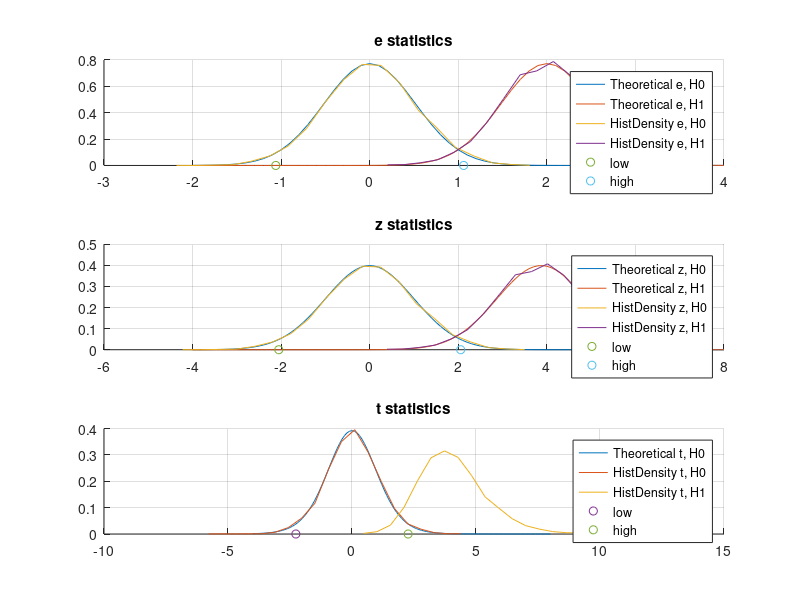
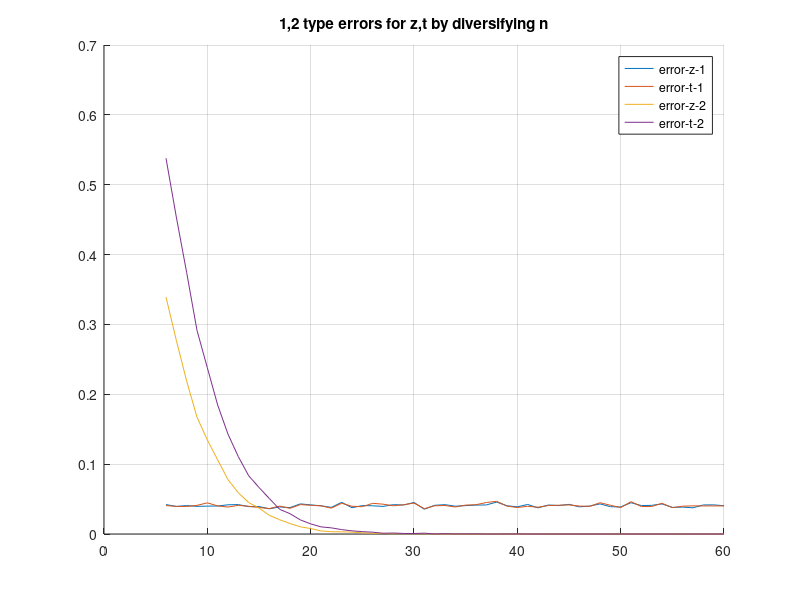
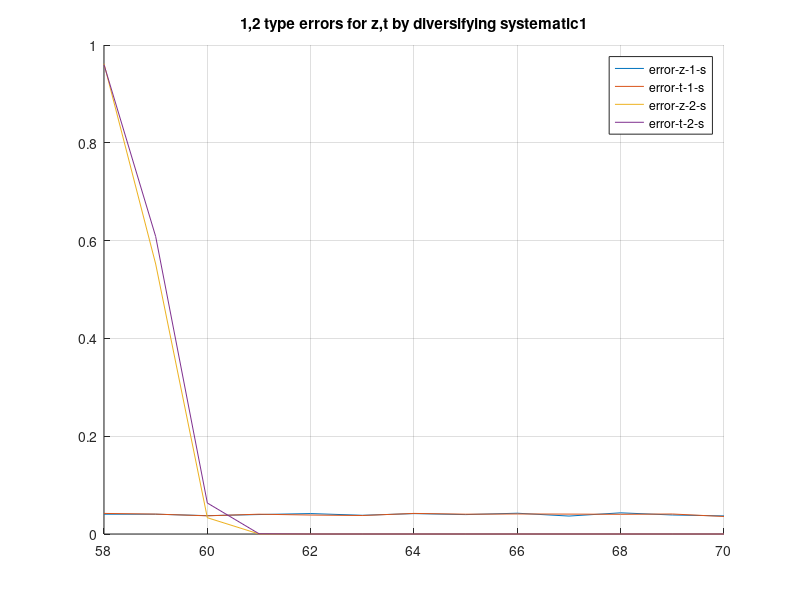

Recreate these plots in MATLAB, in order.
function prac8()
close all;
clear;
clc;

n = 15;
N = 10000;
systematic1 = 60;
systematic2 = 58;
dispersion1 = 4;
dispersion2 = 0;
[P1, P2] = generate_sensor_data(n, N, systematic1, dispersion1, systematic2, dispersion2); %hypothesis1
[P1_0, P2_0] = generate_sensor_data(n, N, 0, dispersion1, 0, dispersion2); %hypothesis0

%part_3
%e statistics
t_x = -2:0.1:4;
SKO_1 = sqrt((dispersion1 + dispersion2)/n);
e_H0 = e_statistic(P1_0, P2_0);
e_H1 = e_statistic(P1, P2);
g1 = normpdf(t_x, 0, SKO_1); %theoretical H0; E and D: (0) (D1+D2)/n
g2 = normpdf(t_x, 2, SKO_1); %theoretical H1; E and D:(systematic1-systematic2) (D1+D2)/n
[y1, x1] = hist_density(e_H0,20); %hist_density H0
[y2, x2] = hist_density(e_H1,20); %hist_density H1
[h_e_H0, border_low, border_high] = test_equal_means_e(e_H0, dispersion1, dispersion2, n, 0.02); %border
figure(1);
subplot(3,1,1);
title('e statistics');
hold on;
grid on;
plot(t_x, g1, t_x, g2, x1, y1, x2, y2);
plot(border_low, 0,'o');
plot(border_high, 0, 'o');
legend('Theoretical e, H0','Theoretical e, H1','HistDensity e, H0','HistDensity e, H1','low','high');
hold off;

%z statistics
t_x = -4:0.1:8;
z_H0 = z_statistic(P1_0, P2_0, dispersion1, dispersion2);
z_H1 = z_statistic(P1, P2, dispersion1, dispersion2);
g3 = normpdf(t_x, 0, 1); %theoretical H0; E and D: 0 1
E_z = (systematic1-systematic2)/sqrt((dispersion1 + dispersion2)/n);
g4 = normpdf(t_x, E_z, 1); %theoretical H1; E and D: (systematic1-systematic2)/sqrt((D1+D2)/n) 1
[y3, x3] = hist_density(z_H0,20); %hist_density H0
[y4, x4] = hist_density(z_H1,20); %hist_density H1
[h_z_H0, border_low, border_high] = test_equal_means_z(z_H0, 0.02); %border
figure(1);
subplot(3,1,2);
title('z statistics');
hold on;
grid on;
plot(t_x, g3, t_x, g4, x3, y3, x4, y4);
plot(border_low, 0,'o');
plot(border_high, 0, 'o');
legend('Theoretical z, H0','Theoretical z, H1','HistDensity z, H0','HistDensity z, H1','low','high');
hold off;

%t statistics
t_x = -4:0.1:8;
t_H0 = t_statistic(P1_0, P2_0);
t_H1 = t_statistic(P1, P2);
g5 = tpdf(t_x, n-1);
[y5, x5] = hist_density(t_H0,20); %hist_density H0
[y6, x6] = hist_density(t_H1,20); %hist_density H1
[h_t_H0, border_low, border_high] = test_equal_means_t(t_H0, n, 0.02); %border
figure(1);
subplot(3,1,3);
title('t statistics');
hold on;
grid on;
plot(t_x, g5, x5, y5, x6, y6);
plot(border_low, 0,'o');
plot(border_high, 0, 'o');
legend('Theoretical t, H0','HistDensity t, H0','HistDensity t, H1','low','high');
hold off;

%part_4
%n = 15;
%fot type I errors = a errors = false positives
error_e_1 = 1 - h_e_H0
error_z_1 = 1 - h_z_H0
%for type II errors = b errors = false negatives
[h_e_H1, border_low_e_H1, border_high_e_H1] = test_equal_means_e(e_H1, dispersion1, dispersion2, n, 0.02);
[h_z_H1, border_low_z_H1, border_high_z_H1] = test_equal_means_z(z_H1, 0.02);
error_e_2 = h_e_H1
error_z_2 = h_z_H1

%n*2 = 30;
n2 = 30;
%fot type I errors
[P1_n2, P2_n2] = generate_sensor_data(n2, N, systematic1, dispersion1, systematic2, dispersion2); %hypothesis1_n2
[P1_0_n2, P2_0_n2] = generate_sensor_data(n2, N, 0, dispersion1, 0, dispersion2); %hypothesis0_n2
e_H0_n2 = e_statistic(P1_0_n2, P2_0_n2);
e_H1_n2 = e_statistic(P1_n2, P2_n2);
z_H0_n2 = z_statistic(P1_0_n2, P2_0_n2, dispersion1, dispersion2);
z_H1_n2 = z_statistic(P1_n2, P2_n2, dispersion1, dispersion2);

[h_e_H0_n2, border_low_e_H0_n2, border_high_e_H0_n2] = test_equal_means_e(e_H0_n2, dispersion1, dispersion2, n2, 0.02);
[h_z_H0_n2, border_low_z_H0_n2, border_high_z_H0_n2] = test_equal_means_z(z_H0_n2, 0.02);
[h_e_H1_n2, border_low_e_H1_n2, border_high_e_H1_n2] = test_equal_means_e(e_H1_n2, dispersion1, dispersion2, n2, 0.02);
[h_z_H1_n2, border_low_z_H1_n2, border_high_z_H1_n2] = test_equal_means_z(z_H1_n2, 0.02);

error_e_1_n2 = 1 - h_e_H0_n2
error_z_1_n2 = 1 - h_z_H0_n2
%for type II errors
error_e_2_n2 = h_e_H1_n2
error_z_2_n2 = h_z_H1_n2

%part_5
part5();

end

function [P1, P2] = generate_sensor_data(n, N, systematic1, dispersion1, systematic2, dispersion2)

t = linspace(0, 240, n)';
P_Factual_t = 3 + 100 * (1 - (exp(1).^((-1) * t./50)));
P_Factual_t = repmat(P_Factual_t,1,N);
E1 = 0;
E2 = 0;
random1 = randn(n, N) * sqrt(dispersion1) + E1;
random2 = randn(n, N) * sqrt(dispersion2) + E2;
P1 = P_Factual_t + systematic1 + random1;
P2 = P_Factual_t + systematic2 + random2;

end

function e = e_statistic(P1, P2)
e1 = P1 - P2;
e = mean(e1);
end

function z = z_statistic(P1, P2, dispersion1, dispersion2)
e = e_statistic(P1, P2);
n = size(P1,1);
z = e./(sqrt((dispersion1 + dispersion2)/n));
end

function [h, border_low, border_high] = test_equal_means_e(e, dispersion1, dispersion2, n, alpha)
SKO = sqrt((dispersion1 + dispersion2)/n);
border = norminv([alpha, 1-alpha], 0, SKO);
border_low = border(1);
border_high = border(2);
f = find(e > border_low &  e < border_high);
l1 = length(f);
l2 = length(e);
h = l1/l2; %probability to exceed the threshold value
end

function [h, border_low, border_high] = test_equal_means_z(z, alpha)
border = norminv([alpha, 1-alpha], 0, 1);
border_low = border(1);
border_high = border(2);
f = find(z > border_low &  z < border_high);
l1 = length(f);
l2 = length(z);
h = l1/l2;
end

function t = t_statistic(P1, P2)
e1 = P1 - P2;
e = mean(e1);
Se = std(e1,0);
n = size(P2,1);
t = e./(sqrt((Se.^2)/n));
end

function [h, border_low, border_high] = test_equal_means_t(t, n, alpha)
border = tinv([alpha, 1-alpha], n-1);
border_low = border(1);
border_high = border(2);
f = find(t > border_low &  t < border_high);
l1 = length(f);
l2 = length(t);
h = l1/l2;
end


function varargout = hist_density(x, bin_count)
n1 = length(x); min_x = min(x); max_x = max(x);
dx = (max_x - min_x) / bin_count;
[counts, centers] = hist(x, bin_count);
density = (counts/n1)/dx;
if (nargout == 0)
    plot(centers, density);
else if (nargout == 2)
        varargout{1} = density;
        varargout{2} = centers;
    end
end
end

function part5()
%for n diversification
N = 10000;
systematic0 = 0;
systematic1 = 60;
systematic2 = 58;
dispersion1 = 4;
dispersion2 = 0;
alpha = 0.02;

for n = 6:60
    [P1_0, P2_0] = generate_sensor_data(n, N, systematic0, dispersion1, systematic0, dispersion2);
    [P1, P2] = generate_sensor_data(n, N, systematic1, dispersion1, systematic2, dispersion2);
    z_H0 = z_statistic(P1_0, P2_0, dispersion1, dispersion2);
    z_H1 = z_statistic(P1, P2, dispersion1, dispersion2);
    t_H0 = t_statistic(P1_0, P2_0);
    t_H1 = t_statistic(P1, P2);
    [h_z_H0(1,n-5)] = test_equal_means_z(z_H0, alpha);
    [h_z_H1(1,n-5)] = test_equal_means_z(z_H1, alpha);
    [h_t_H0(1,n-5)] = test_equal_means_t(t_H0, n, alpha);
    [h_t_H1(1,n-5)] = test_equal_means_t(t_H1, n, alpha);
end

error_z_1 = 1 - h_z_H0;
error_t_1 = 1 - h_t_H0;
error_z_2 = h_z_H1;
error_t_2 = h_t_H1;
figure(2);
title('1,2 type errors for z,t by diversifying n');
hold on;
grid on;
n1=6:1:60;
plot(n1,error_z_1,n1,error_t_1,n1,error_z_2,n1,error_t_2);
legend('error-z-1','error-t-1','error-z-2','error-t-2');
hold off;

%for systematic diversification
%systematic1: 58--70
n = 15;
for systematic1 = 58:70
    [P1_0_s, P2_0_s] = generate_sensor_data(n, N, systematic0, dispersion1, systematic0, dispersion2);
    [P1_s, P2_s] = generate_sensor_data(n, N, systematic1, dispersion1, systematic2, dispersion2);
    z_H0_s = z_statistic(P1_0_s, P2_0_s, dispersion1, dispersion2);
    z_H1_s = z_statistic(P1_s, P2_s, dispersion1, dispersion2);
    t_H0_s = t_statistic(P1_0_s, P2_0_s);
    t_H1_s = t_statistic(P1_s, P2_s);
    [h_z_H0_s(1,systematic1-57)] = test_equal_means_z(z_H0_s, alpha);
    [h_z_H1_s(1,systematic1-57)] = test_equal_means_z(z_H1_s, alpha);
    [h_t_H0_s(1,systematic1-57)] = test_equal_means_t(t_H0_s, n, alpha);
    [h_t_H1_s(1,systematic1-57)] = test_equal_means_t(t_H1_s, n, alpha);
end

error_z_1_s = 1 - h_z_H0_s;
error_t_1_s = 1 - h_t_H0_s;
error_z_2_s = h_z_H1_s;
error_t_2_s = h_t_H1_s;
figure(3);
title('1,2 type errors for z,t by diversifying systematic1');
hold on;
grid on;
s1=58:1:70;
plot(s1,error_z_1_s,s1,error_t_1_s,s1,error_z_2_s,s1,error_t_2_s);
legend('error-z-1-s','error-t-1-s','error-z-2-s','error-t-2-s');
hold off;

end